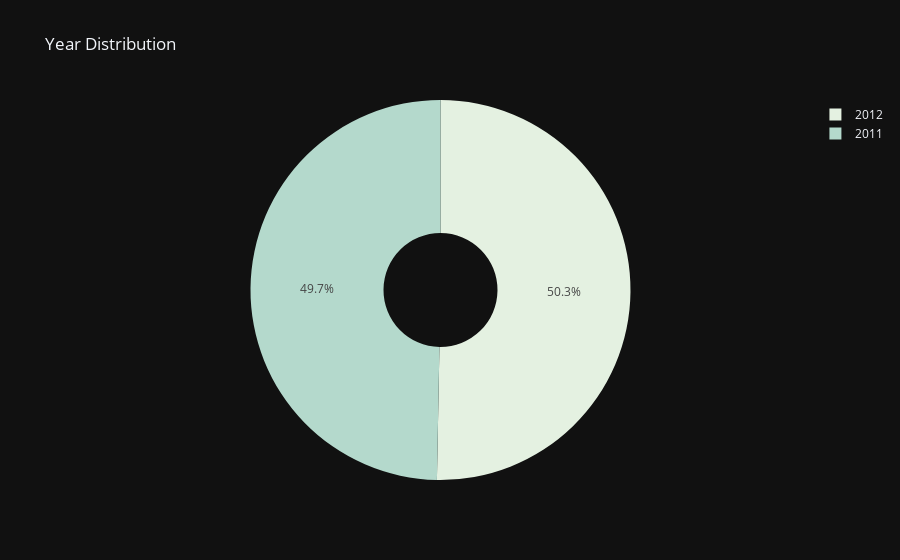

This figure's notebook cell:
### Code cell
px.pie(df_year ,names='year',values='percentage',title='Year Distribution'
        ,hole=0.3,color_discrete_sequence=px.colors.sequential.Mint,labels={'year':'Year'},template='plotly_dark')

### Figure 1 — Plotly figure (JSON) as saved in the notebook; plotly's stock layout.template omitted (floating-point values rounded to 4 significant figures)
{"data": [{"domain": {"x": [0, 1], "y": [0, 1]}, "hole": 0.3, "hovertemplate": "Year=%{label}<br>percentage=%{value}<extra></extra>", "labels": ["2012", "2011"], "legendgroup": "", "name": "", "showlegend": true, "type": "pie", "values": [0.503, 0.497]}], "layout": {"legend": {"tracegroupgap": 0}, "piecolorway": ["rgb(228, 241, 225)", "rgb(180, 217, 204)", "rgb(137, 192, 182)", "rgb(99, 166, 160)", "rgb(68, 140, 138)", "rgb(40, 114, 116)", "rgb(13, 88, 95)"], "title": {"text": "Year Distribution"}}}
